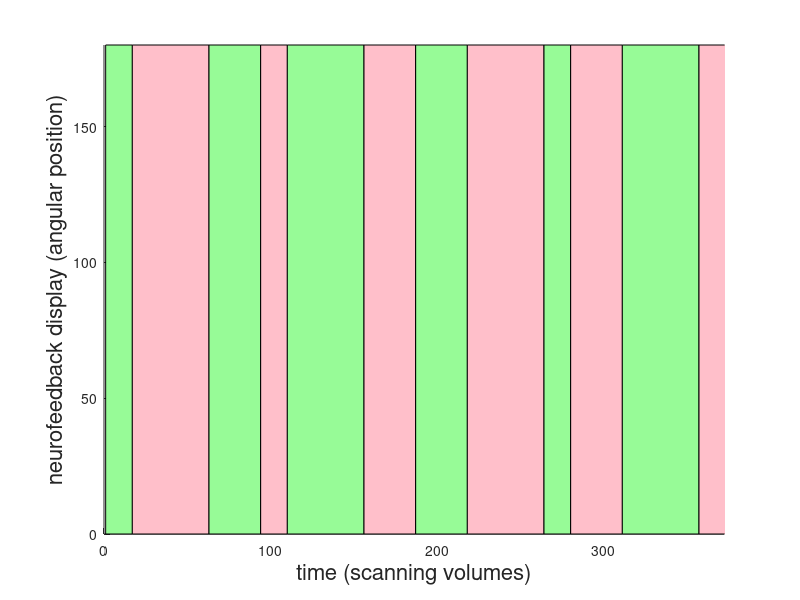

MATLAB code for this plot: (Note: this script raises an error after producing the figure.)
clc; clear;
load('NPEP_v3.mat') % called SUB & NP_data

% Produce Fig. 1C (a graphical representation for visual inspection and validation of the approach for modelling neurofeedback regulation performance) 
covered=1; coveredTrialOrders{1}=[];
for s=1:length(SUB)
    
    % prepare subject's Trial Order string
    clear triOrd trialOrder; triOrd=char(SUB(s).trialOrder);
    subTrialOrder=[]; for e=1:24; subTrialOrder=[subTrialOrder '            ' triOrd(e,:)]; end
        
    % check if subject's trial order matches any of the covered trial orders
    match=0; coveredTrialOrders{covered}=[];
    for cvrd=1:covered
        if ~isempty(coveredTrialOrders{cvrd})
            
            % prepare current Trial Order string
            clear triOrd trialOrder; triOrd=char(coveredTrialOrders{cvrd});
            curTrialOrder=[]; for e=1:24; curTrialOrder=[curTrialOrder '            ' triOrd(e,:)]; end
            
            % compare subject and current trial orders
            if strcmp(subTrialOrder,curTrialOrder)
                match=1;
                break; 
            end
        end
    end
    
    if match==0
        ref_sub=s;
        coveredTrialOrders{covered}       = SUB(ref_sub).trialOrder;
        subs_withSameTrialOrders{covered} = [ref_sub];
        clear SxT_ClinicalStatus % Subject x Trial Clinical Status
        for sub = ref_sub+1:length(SUB)
            if sum(strcmp(cellstr(SUB(ref_sub).trialOrder), cellstr(SUB(sub).trialOrder)))==24
                subs_withSameTrialOrders{covered} = [subs_withSameTrialOrders{covered} sub];
                if ClinicalStatus(sub)==1; SxT_ClinicalStatus(sub)=1; elseif ClinicalStatus(sub)==0; SxT_ClinicalStatus(sub)=2; end
            end
        end
    
    figure; 
    
    % Colour background 
    % (colour-selection optimized for discriminability across protanope and deuteranope colourblindness,
    % according to http://jfly.iam.u-tokyo.ac.jp/color/index.html and 
    % https://nl.mathworks.com/matlabcentral/fileexchange/24497-rgb-triple-of-color-name--version-2 )
    p=1; % position
    for T=1:12
        if strcmp(char(SUB(ref_sub).trialOrder(2*T-1)),'Focus'); 
            L = SUB(ref_sub).trial(T).length;
            patch([p p+L+1 p+L+1 p], [0 0 180*[1 1]], [1.0000    0.7500    0.7930]); % Pink
            p = p + L+1;       
        elseif strcmp(char(SUB(ref_sub).trialOrder(2*T-1)),'Wander'); 
            L = SUB(ref_sub).trial(T).length;
            patch([p p+L+1 p+L+1 p], [0 0 180*[1 1]], [0.5938    0.9833    0.5938]); % PaleGreen
            p = p + L+1;       
        else display(SUB(ref_sub).trialOrder(2*T-1))
             display(T)
             display(ref_sub)
        end
    end
        
    % Plot data
    hold on;
    xlabel('time (scanning volumes)', 'FontSize', 16);
    ylabel('neurofeedback display (angular position)', 'FontSize', 16);
    xlim([0 length(mean(NP_data( SxT_ClinicalStatus>=1,:)))])
    ylim([0 180 ])
    plot(SUB( subs_withSameTrialOrders{covered}(1) ).NP_linear, 'Color', [1 1 0], 'LineWidth', 1.5); % Yellow
    plot(mean(NP_data( SxT_ClinicalStatus==1,:) ), 'Color', [0.8008    0.5195    0.2461], 'LineStyle',':', 'LineWidth', 2); %LightBrown~"Peru" 
    plot(mean(NP_data( SxT_ClinicalStatus==2,:) ), 'Color', [0 0 1], 'LineStyle', '--', 'LineWidth', 1); %Blue
    plot(mean(NP_data( SxT_ClinicalStatus>=1,:)), 'k', 'LineWidth', 1); % Black
    title({'Modelling target NFB regulation performance', '(yellow ~ target; dotted brown ~ healthy ; dashed blue ~ pathological ; black ~ entire sample  )'});
    hold off;
    grid
    covered=covered+1;
    
    end
    
end